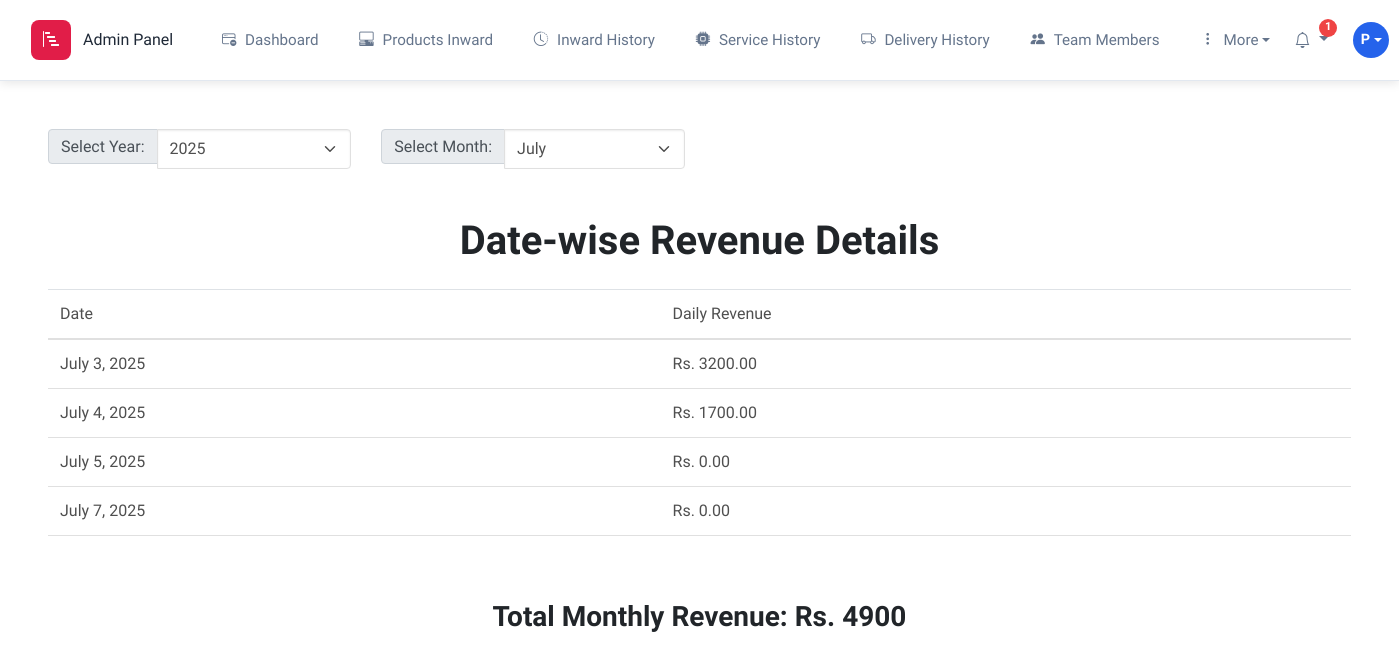
/revenueData/ (signed in), run on an earlier commit of the app's database.
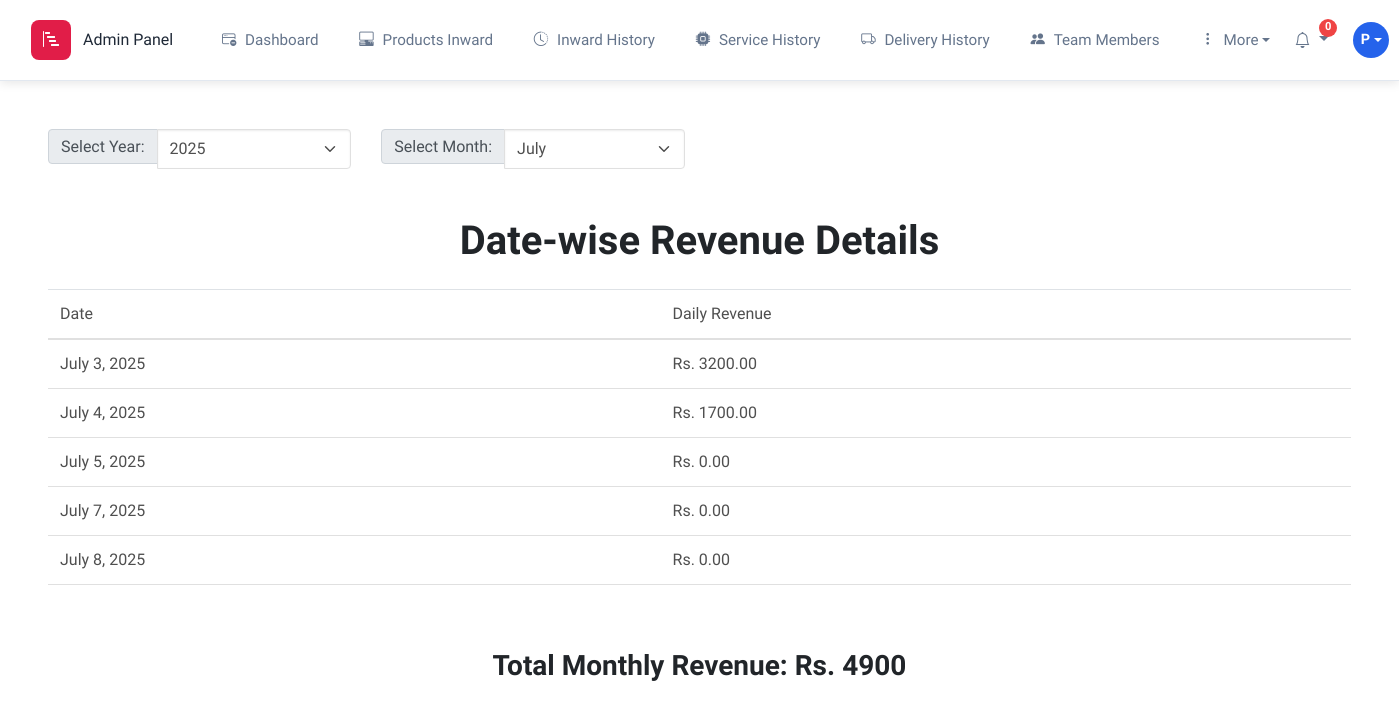
And on a later commit of the database.
### mainapp/models.py (models this page shows)
class Revenue(models.Model):
    date = models.DateField()
    daily_revenue = models.DecimalField(max_digits=10, decimal_places=2, default=0)
    monthly_revenue = models.DecimalField(max_digits=10, decimal_places=2, default=0)

### mainapp/views.py (the view)
# urls.py: path('revenueData/', views.revenueData, name="revenueData"),
@login_required
def revenueData(request):
    current_year = now().year
    current_month = now().month
    selected_year = int(request.GET.get('year', current_year))
    selected_month = int(request.GET.get('month', current_month))
    revenues = Revenue.objects.annotate(
        year=ExtractYear('date'),
        month=ExtractMonth('date')
    ).filter(year=selected_year, month=selected_month)
    total_monthly_revenue = revenues.aggregate(total=models.Sum('daily_revenue'))['total'] or 0
    years = Revenue.objects.dates('date', 'year')
    months = Revenue.objects.dates('date', 'month')
    context = {
        'revenues': revenues,
        'total_monthly_revenue': total_monthly_revenue,
        'years': years,
        'months': months,
        'selected_year': selected_year,
        'selected_month': selected_month,
    }
    return render(request, 'revenueData.html', context)

### mainapp/context_processors.py (called while the page is built)
def notification_context(request):
    context = {
        'notifications': None,
        'unread_count': 0,
        'unread_notifications': None,
        'recent_notifications': None,
    }
    if request.user.is_authenticated:
        notifications = Notification.objects.filter(user=request.user)
        unread_notifications = notifications.filter(is_read=False)
        unread_count = unread_notifications.count()
        recent_notifications = notifications.order_by('-created_at')[:10]
        context.update({
            'notifications': notifications,
            'unread_count': unread_count,
            'unread_notifications': unread_notifications,
            'recent_notifications': recent_notifications,
        })
    return context

### templates/revenueData.html (shortened to what this page needs)
{% extends 'base.html' %}
{% block body %}
<section class="revenue-details">
    <div class="container-fluid p-5">
        <div class="row mb-4">
            <div class="col-lg-3">
                <div class="input-group">
                    <label for="yearSelect" class="input-group-text">Select Year:</label>
                    <select class="form-select" id="yearSelect" onchange="applyFilter()">
                        {% for year in years %}
                        <option value="{{ year.year }}" {% if year.year == selected_year %}selected{% endif %}>{{ year.year }}</option>
                        {% endfor %}
                    </select>
                </div>
            </div>
            <div class="col-lg-3">
                <div class="input-group">
                    <label for="monthSelect" class="input-group-text">Select Month:</label>
                    <select class="form-select" id="monthSelect" onchange="applyFilter()">
                        {% for month in months %}
                        <option value="{{ month.month }}" {% if month.month == selected_month %}selected{% endif %}>
                            {{ month|date:"F" }}
                        </option>
                        {% endfor %}
                    </select>
                </div>
            </div>
        </div>
        <div class="row">
            <div class="col-lg-12">
                <p class="text-center h1 fw-bold mb-4 mx-1 mx-md-4 mt-4">Date-wise Revenue Details</p>
                <table class="table">
                    <thead>
                        <tr>
                            <th>Date</th>
                            <th>Daily Revenue</th>
                        </tr>
                    </thead>
                    <tbody>
                        {% for revenue_entry in revenues %}
                        <tr>
                            <td>{{ revenue_entry.date }}</td>
                            <td>Rs. {{ revenue_entry.daily_revenue }}</td>
                        </tr>
                        {% empty %}
                        <tr>
                            <td colspan="2" class="text-center">No revenue data available.</td>
                        </tr>
                        {% endfor %}
                    </tbody>
                </table>
            </div>
        </div>
        <div class="row mt-4">
            <div class="col-lg-12">
                <p class="text-center h3 fw-bold mb-4 mx-1 mx-md-4 mt-4">Total Monthly Revenue: Rs. {{ total_monthly_revenue }}</p>
            </div>
        </div>
    </div>
</section>
{% endblock body %}

### templates/base.html (shortened to what the changed rows need)
<!DOCTYPE html>
{% load static %}
<html lang="en">
<head>
    <link rel="stylesheet" href="https://cdnjs.cloudflare.com/ajax/libs/font-awesome/6.0.0/css/all.min.css" />
    <link rel="stylesheet" href="https://cdn.jsdelivr.net/npm/bootstrap-icons@1.13.1/font/bootstrap-icons.min.css">
    <link rel="stylesheet" href="{% static 'css/mdb.min.css' %}" />
    <link rel="stylesheet" href="{% static 'css/bootstrap.min.css' %}">
</head>
<body>
    {% url 'dashboard' as dashboard %}
    {% url 'inward' as inward %}
    {% url 'inwardHistory' as inwardHistory %}
    {% url 'Service' as Service %}
    {% url 'serviceHistory' as serviceHistory %}
    {% url 'deliveryHistory' as deliveryHistory %}
    {% url 'team' as team %}
    <header class="header sticky-top">
        {% if user.is_authenticated %}
        <nav class="navbar admin-navbar ">
            <div class="container-fluid">
                <div class="d-flex align-items-center justify-content-between w-100">
                    <a class="navbar-brand" href="{% url 'dashboard' %}">
                        <div class="brand-icon">
                            <i class="bi bi-bar-chart-steps"></i>
                        </div>
                        {% if request.user.is_superuser %}
                        <span>Admin Panel</span>
                        {% else %}
                        <span>Employee Panel</span>
                        {% endif %}
                    </a>
                    <div class="main-nav" id="mainNav">
                        <a href="{% url 'dashboard' %}"
                            class="nav-item-custom {% if request.path == dashboard %}active{% endif %}">
                            <i class="bi bi-window-dash"></i>
                            Dashboard
                        </a>
                        {% if request.user.is_superuser%}
                        <a href="{% url 'inward' %}"
                            class="nav-item-custom {% if request.path == inward %}active{% endif %}">
                            <i class="bi bi-pc-display-horizontal"></i>
                            Products Inward
                        </a>
                        <a href="{% url 'inwardHistory' %}"
                            class="nav-item-custom {% if request.path == inwardHistory %}active{% endif %}">
                            <i class="bi bi-clock-history"></i>
                            Inward History
                        </a>
                        {% endif %}
                        <a href="{% url 'serviceHistory' %}"
                            class="nav-item-custom {% if request.path == serviceHistory %}active{% endif %}">
                            <i class="bi bi-cpu-fill"></i>
                            Service History
                        </a>
                        <a href="{% url 'deliveryHistory' %}"
                            class="nav-item-custom {% if request.path == deliveryHistory %}active{% endif %}">
                            <i class="bi bi-truck"></i>
                            Delivery History
                        </a>
                        <a href="{% url 'team' %}"
                            class="nav-item-custom {% if request.path == team %}active{% endif %}">
                            <i class="bi bi-people-fill"></i>
                            Team Members
                        </a>
                        {% if request.user.is_superuser%}
                        <div class="dropdown">
                            <button class="nav-item-custom dropdown-toggle" type="button" data-bs-toggle="dropdown"
                                aria-expanded="false">
                                <i class="bi bi-three-dots-vertical"></i>
                                More
                            </button>
                        </div>
                        {% endif %}
                    </div>
                    <div class="right-section d-none d-lg-flex">
                        <div class="dropdown">
                            <button class="notification-btn dropdown-toggle" type="button" data-bs-toggle="dropdown"
                                aria-expanded="false">
                                <i class="bi bi-bell"></i>
                                <span class="notification-badge">{{ unread_count }}</span>
                            </button>
                        </div>
                        <div class="dropdown profile-dropdown">
                            <div class="profile-avatar dropdown-toggle" data-bs-toggle="dropdown" aria-expanded="false">
                                {{ user.first_name.0|default:"A" }}
                            </div>
                        </div>
                    </div>
                </div>
            </div>
        </nav>
        {% endif %}
    </header>
    {% block body %}
    {% endblock body %}
</body>
</html>

What changed in the data, as far as the page shows it:
added Revenue: date "July 8, 2025", daily_revenue "0.00"
Also different on the page:
{{ unread_count }}: "1" → "0"
